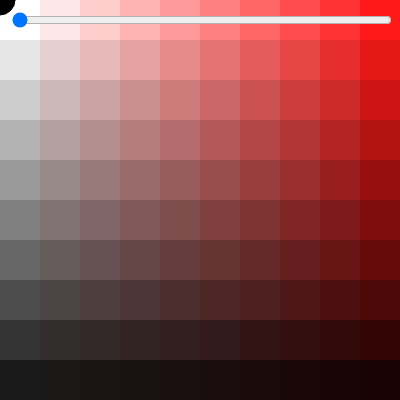
Frame 1 (no input)
Frame 60 (no input): identical to frame 1, image omitted
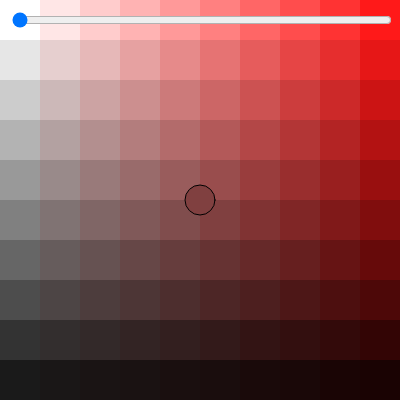
Frame 120 (the mouse pressed at the canvas centre since frame 60)

The p5.js sketch that drew these frames (run headless with seeded random() and noise() and a simulated clock; from frame 60 on, the mouse is pressed at the canvas centre):

// p5.js sketch
// ── sketch.js
let canvasSize = 400;

let fromCol, toCol;

let chosen;
let newCol;
let img;
let slider;

let colours;
let canvasDivision = 10

function setup() {
	colorMode(HSB);
    createCanvas(canvasSize, canvasSize);
    chosen = color(0);

	slider = createSlider(0, 360, 0);
	slider.position(10, 10);
	slider.style('width', '380px');

}

function draw() {
	colorMode(HSB)
    background(0);

    let val = slider.value();

    img = createImage(canvasDivision, canvasDivision);
    img.loadPixels();

    colours = []
    
    for (var y = 0; y < img.height; y++) {
    	let row = []
        for (var x = 0; x < img.width; x++) {

        	var c = color(val, ((x)/img.width) * 100, ((img.height - y)/img.height) * 100)

            // var c = color((y/canvasDivision)*255, (x/canvasDivision) * 255, 0); // ORIGINAL
            // var c = color(((canvasDivision - y)/canvasDivision)*255, ((canvasDivision -x)/canvasDivision) * 255, ((canvasDivision - x)/canvasDivision)*255); // ALMOST THERE
            // row.push(c.toString())
            img.set(x, y, c);
        }
        colours.push(row)
    }

    img.updatePixels();

    noSmooth();
    image(img, 0, 0, canvasSize, canvasSize);

  	colorMode(RGB)
  	if (chosen == "") {
  		fill(255)
  	} else {
  		fill(chosen)
  	}

    ellipse(mouseX, mouseY, 30)
}

function mousePressed() {
	let mx = map(mouseX, 0, canvasSize, 0, canvasDivision)
	let my = map(mouseY, 0, canvasSize, 0, canvasDivision)
	chosen = img.get(mx, my);
}
